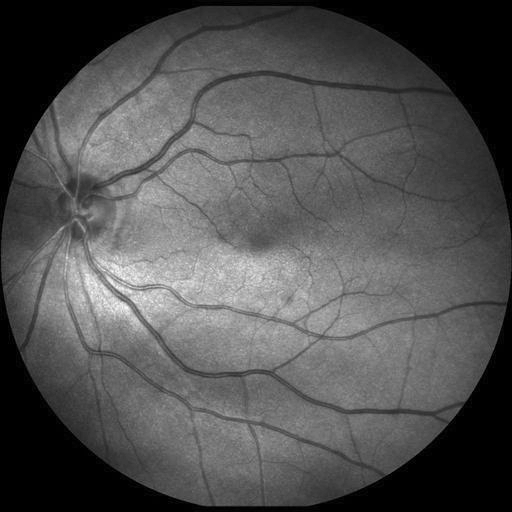
#> input picture TP2/images/original_1.png, 512 x 512 px, found by its file name; its folder holds 4 pictures in this run
$ jupyter execute --allow-errors Segmentation.ipynb
#> lines starting #> are read from the running program, lines starting #| are printed output that depends on the picture
[cell 1]
import os
import sknw
import skimage
import skimage.filters

import numpy as np
import matplotlib.pyplot as plt

from PIL import Image

## Chargement des images

Nous chargeons le dataset sous forme de trois numpy arrays, contenant respectivement les images à traiter (en nuances de gris), les masques permettant d'ignorer les extrémités des ces dernières, et enfin les vérités terrains correspondantes.

[cell 2]
# Setup directories variables
dataset_dir = "dataset/"
img_dir = dataset_dir + "images/"
manual_dir = dataset_dir + "manual1/"
mask_dir = dataset_dir + "mask/"

[cell 3]
# Loads the dataset's images in grayscale
img_dataset = np.array([np.array(Image.open(img_dir + img).convert("L")) for img in sorted(os.listdir(img_dir))])
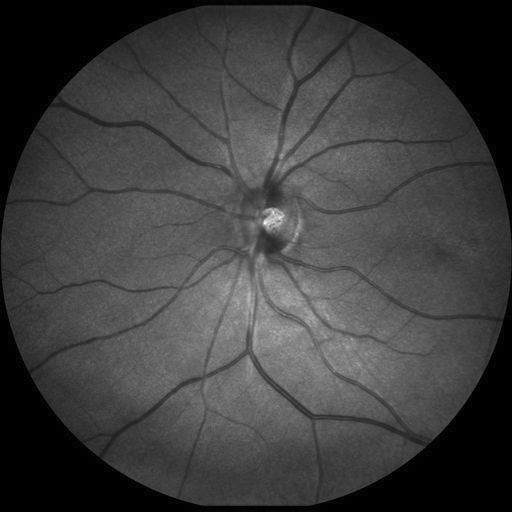
#> input picture TP2/images/original_10.png, 512 x 512 px, found by its file name
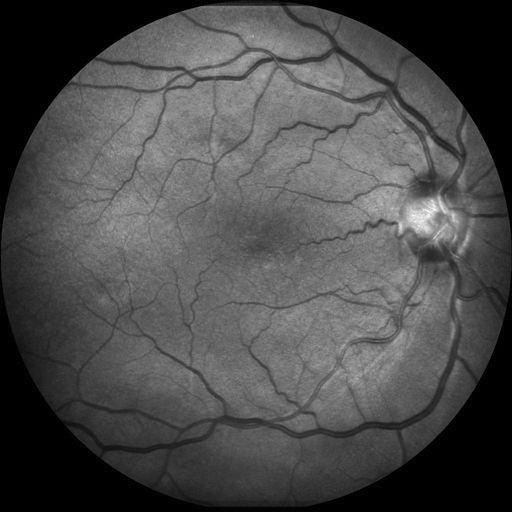
#> input picture TP2/images/original_2.png, 512 x 512 px, found by its file name
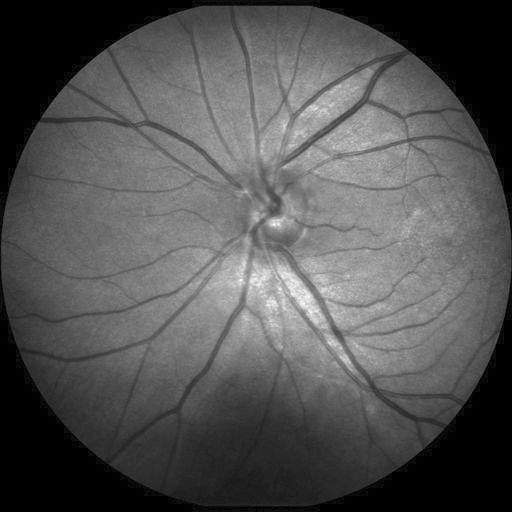
#> input picture TP2/images/original_3.png, 512 x 512 px, found by its file name

#> (a cell that did not finish here is left out)

#> (a cell that did not finish here is left out)

[cell 6]
# Display the dataset shape
nb_img = img_dataset.shape[0]
#> nb_img = 4
print(img_dataset.shape)
#| (4, 512, 512)

[cell 7]
# Displays some test images
print(img_dataset[0].shape)
#| (512, 512)

plt.imshow(img_dataset[0], cmap=plt.cm.gray)
plt.show()
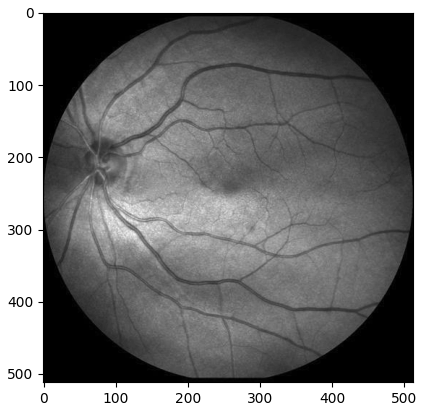
#> figure drawn by matplotlib, 1 panel
